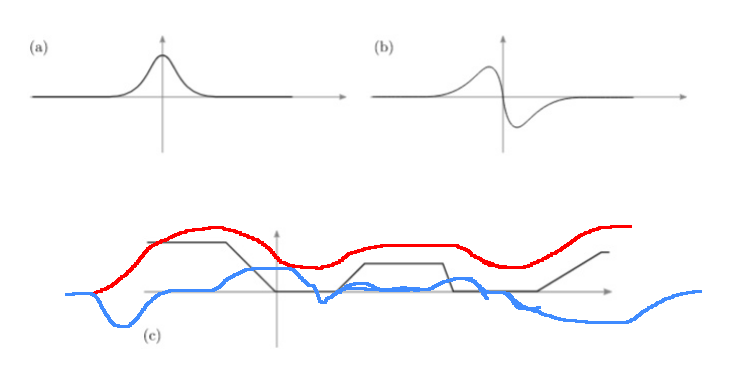
#> input picture vaja_2/konvolucija.png, 732 x 365 px, given in place of museum.jpg, which was not available
$ python naloga_3.py   (Python 2 division)
#> lines starting #> are read from the running program, lines starting #| are printed output that depends on the picture; after the words box and inside, x2 and y2 are one past the last pixel; in counts of white or black regions, pixels touching at a corner belong together; pictures that were not available may be replaced by others from this repository, and a replacement may not be noted
import math
import cv2
import matplotlib.pyplot as plt
import numpy as np
from matplotlib.colors import hsv_to_rgb

def simple_gauss(sigma):
    absolute_sigma = 3 * abs(math.ceil(sigma))
    gauss_kernel = np.arange(-absolute_sigma, absolute_sigma + 1)
    gauss_kernel = (1 / (sigma * math.sqrt(2 * math.pi))) * np.exp(-(gauss_kernel**2) / (2 * sigma**2))
    kernel_sum = np.sum(gauss_kernel)
    gauss_kernel /= kernel_sum
    return gauss_kernel

def simple_gaussdx(sigma):
    absolute_sigma = 3 * abs(math.ceil(sigma))
    gauss_kernel = np.arange(-absolute_sigma, absolute_sigma + 1)
    gauss_kernel = (-1 / (sigma ** 3 * math.sqrt(2 * math.pi))) * gauss_kernel * np.exp(-(gauss_kernel**2) / (2 * sigma**2))
    kernel_sum = np.sum(abs(gauss_kernel)) / 2
    gauss_kernel /= kernel_sum
    return gauss_kernel

def gradient_magnitude(I):
    gauss_kernel =  np.expand_dims(simple_gauss(3), 0)
    gaussdx_kernel = np.expand_dims(simple_gaussdx(3), 0)

    I_x = np.zeros_like(I)
    cv2.filter2D(I, -1, gauss_kernel.T, I_x)
    cv2.filter2D(I_x, -1, gaussdx_kernel, I_x)

    I_y = np.zeros_like(I)
    cv2.filter2D(I, -1, gauss_kernel, I_y)
    cv2.filter2D(I_y, -1, gaussdx_kernel.T, I_y)
    # Magnitude
    I_mag = np.sqrt(I_x**2 + I_y**2)
    I_dir = np.arctan2(I_y, I_x)
    # Colored
    hue = (I_dir + np.pi) / (2 * np.pi)
    I_mag_norm = I_mag / I_mag.max()
    I_hsv = np.zeros((*hue.shape, 3))
    I_hsv[..., 0] = hue
    I_hsv[..., 1] = 1.0
    I_hsv[..., 2] = I_mag_norm
    return I, I_x, I_y, I_mag, I_dir, I_hsv

def show_edges(maps):
    names = ["I", "I_x", "I_y", "I_mag", "I_dir", "I_hsv"]
    plt.figure(dpi=200)
    for i in range(6):
        plt.subplot(2, 3, i + 1)
        if i == 5:
            plt.imshow(hsv_to_rgb(maps[i]))
        else:
            plt.imshow(maps[i], cmap="gray")
        plt.title(names[i])
        plt.axis('off')
    plt.show()

img = cv2.imread("images/museum.jpg", cv2.IMREAD_GRAYSCALE)
#> img: shape (365, 732); min 71, max 255, mean 251
img = np.float32(img)
magnitudes = gradient_magnitude(img)
#> in gradient_magnitude, `cv2.filter2D(I_y, -1, gaussdx_kernel.T, I_y)`:
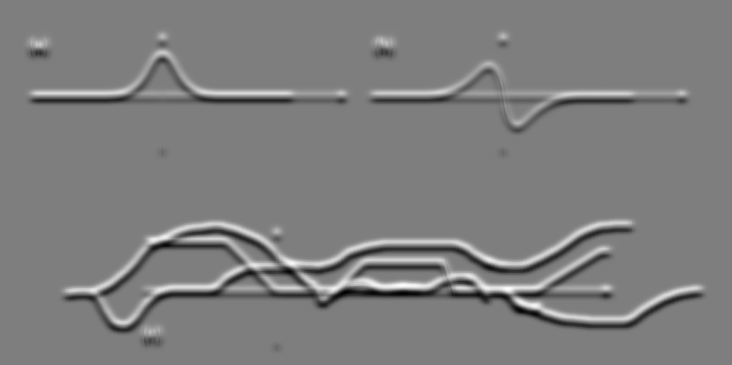
#> I_y: shape (365, 732) float32; min -101.3, max 102.6, mean 0; drawn with min black and max white
#> in gradient_magnitude, `I_hsv[..., 0] = hue`:
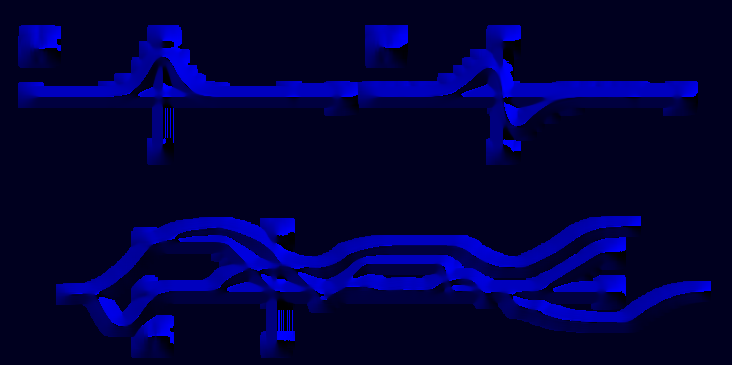
#> I_hsv: shape (365, 732, 3) float64; mean of channels 0, 1, 2 0.234, 0, 0; drawn as B, G, R
#> in gradient_magnitude, `I_hsv[..., 2] = I_mag_norm`:
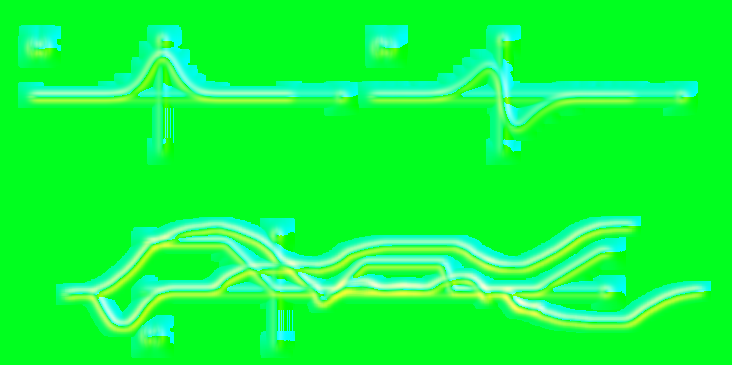
#> I_hsv: shape (365, 732, 3) float64; mean of channels 0, 1, 2 0.234, 1, 0.0665; drawn as B, G, R
#> magnitudes = 6 items
show_edges(magnitudes)
#> in show_edges, `plt.show()`:
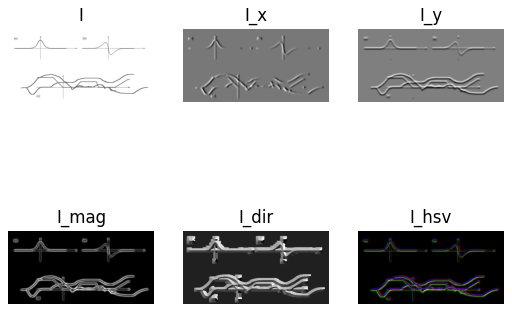
#> figure drawn by matplotlib, 6 panels

# b)
def edges_simple(I_mag, threshold):
    return I_mag > threshold

plt.figure()
thresholds = np.linspace(0.2, 0.7, 6)
I_mag = np.copy(magnitudes[3])
I_mag /= np.max(I_mag)
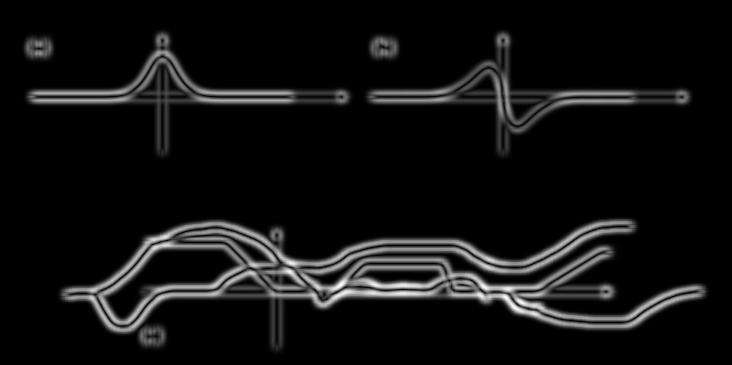
#> I_mag: shape (365, 732) float32; min 1.02e-08, max 1, mean 0.0665
for i in range(6):
    plt.subplot(2, 3, i + 1)
    treshold = thresholds[i]
    plt.title(f"t = {treshold}")
    plt.imshow(edges_simple(I_mag, treshold), cmap='gray')
    plt.axis('off')
plt.show()
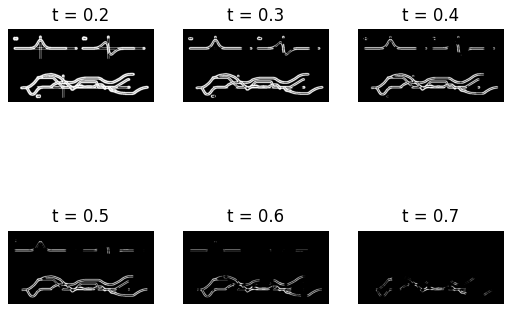
#> figure drawn by matplotlib, 6 panels

# c)
capture = cv2.VideoCapture('tf2_clip.mp4')

while capture.isOpened():
    ret, frame = capture.read()
#> frame is the input picture: shape (365, 732, 3); mean B, G, R 251, 249.7, 251
    if not ret:
        break
    gray = cv2.cvtColor(frame, cv2.COLOR_BGR2GRAY)
    gray = cv2.GaussianBlur(gray, (5, 5), 1)
    edges = cv2.Canny(gray, 60, 120)
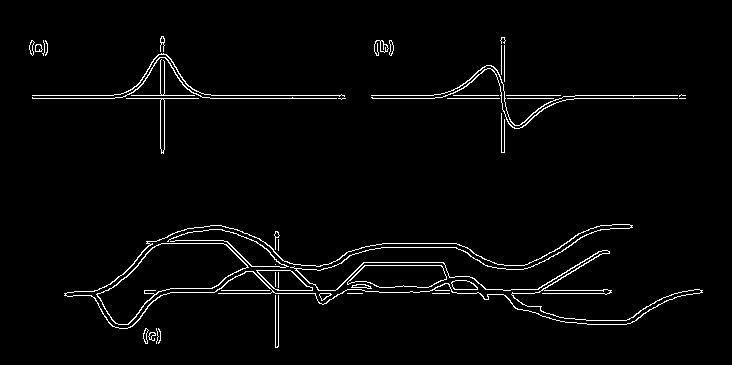
#> edges: shape (365, 732); 2.7% white in thin lines or dots, all inside (x1, y1, x2, y2) = (29, 36, 703, 348)
    cv2.imshow("frame", edges)
    if cv2.waitKey(1) & 0xFF == ord('q'):
#> (key q is pressed here)
        break

capture.release()
cv2.destroyAllWindows()
